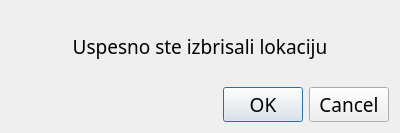
<?xml version="1.0" encoding="UTF-8"?>
<ui version="4.0">
 <class>Dialog</class>
 <widget class="QDialog" name="Dialog">
  <property name="geometry">
   <rect>
    <x>0</x>
    <y>0</y>
    <width>400</width>
    <height>133</height>
   </rect>
  </property>
  <property name="windowTitle">
   <string>Info</string>
  </property>
  <layout class="QVBoxLayout" name="verticalLayout">
   <item>
    <widget class="QLabel" name="statusLabel">
     <property name="font">
      <font>
       <family>Calibri Light</family>
       <pointsize>14</pointsize>
      </font>
     </property>
     <property name="text">
      <string>Uspesno ste izbrisali lokaciju</string>
     </property>
     <property name="alignment">
      <set>Qt::AlignCenter</set>
     </property>
    </widget>
   </item>
   <item>
    <widget class="QDialogButtonBox" name="buttonBox">
     <property name="font">
      <font>
       <family>Calibri Light</family>
       <pointsize>14</pointsize>
      </font>
     </property>
     <property name="orientation">
      <enum>Qt::Horizontal</enum>
     </property>
     <property name="standardButtons">
      <set>QDialogButtonBox::Cancel|QDialogButtonBox::Ok</set>
     </property>
    </widget>
   </item>
  </layout>
 </widget>
 <resources/>
 <connections>
  <connection>
   <sender>buttonBox</sender>
   <signal>accepted()</signal>
   <receiver>Dialog</receiver>
   <slot>accept()</slot>
   <hints>
    <hint type="sourcelabel">
     <x>248</x>
     <y>254</y>
    </hint>
    <hint type="destinationlabel">
     <x>157</x>
     <y>274</y>
    </hint>
   </hints>
  </connection>
  <connection>
   <sender>buttonBox</sender>
   <signal>rejected()</signal>
   <receiver>Dialog</receiver>
   <slot>reject()</slot>
   <hints>
    <hint type="sourcelabel">
     <x>316</x>
     <y>260</y>
    </hint>
    <hint type="destinationlabel">
     <x>286</x>
     <y>274</y>
    </hint>
   </hints>
  </connection>
 </connections>
</ui>
